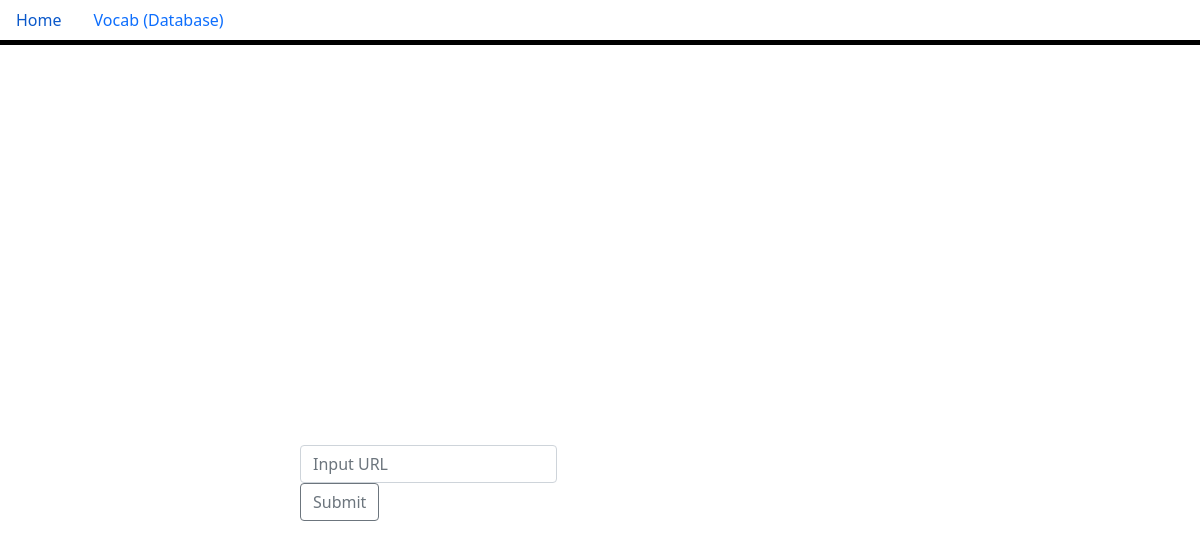
Before: / with the older database file.
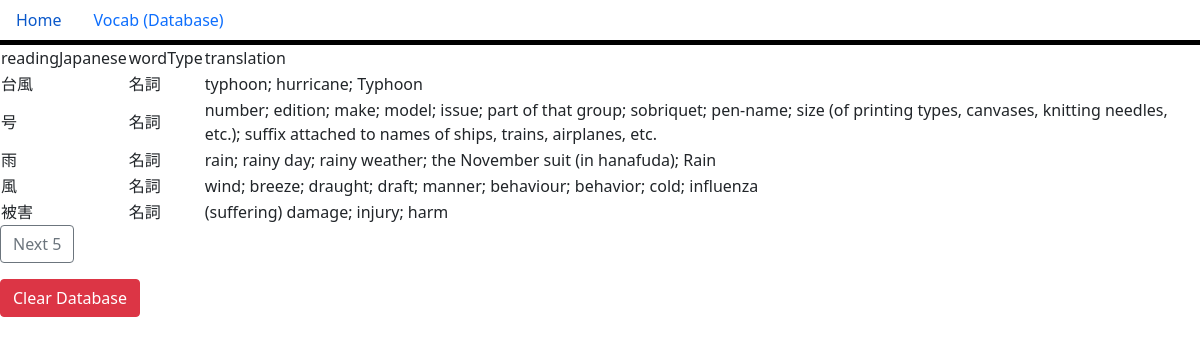
After: the same page with the newer database file.
### main.py (models this page shows, shortened)
class Vocab(db.Model):
    id = db.Column(db.Integer, primary_key=True)
    readingJapanese = db.Column(db.String(50), nullable=False)
    wordType = db.Column(db.String(6), nullable=False)
    translation = db.Column(db.String(300), nullable=False)

### main.py (the view, shortened to what this page needs)
@app.route("/", methods=["POST", "GET"])
def index():
    page = int(request.args.get("page", 0))
    per_page = 5
    if request.method == "GET":
        words = Vocab.query.offset(page * per_page).limit(per_page).all()
        for vocab in words:
            if not vocab.translation:
                translation = data_proccessing_unit.get_jisho_translation(vocab.readingJapanese)
                if isinstance(translation, list):
                    translation = "; ".join(translation)
                else:
                    translation = "list conversion error"
                vocab.translation = translation
                db.session.commit()
        next_page = page + 1
        prev_page = page - 1
        return render_template("homepage.html", words=words, next_page=next_page, prev_page=prev_page)

### templates/homepage.html (shortened to what this page needs)
{% extends 'base.html' %}
{% block head %}
<link rel="stylesheet" href="../static/style.css">
{% endblock %}
{% block body %}
{% if words|length == 0 %}
<div class="input-group mb-3">
    <form action="/" method="POST">
        <input type="text" name="url" class="form-control" placeholder="Input URL" aria-label="Recipient's username"
            aria-describedby="button-addon2">
        <button class="btn btn-outline-secondary" type="submit" id="button-addon2">Submit</button>
    </form>
</div>
{% endif %}
<div>
    {% if words|length > 0 %}
        <table>
            <tr>
                <td>readingJapanese</td>
                <td>wordType</td>
                <td>translation</td>
            </tr>
            {% for item in words %}
            <tr>
                <td>{{ item.readingJapanese }}</td>
                <td>{{ item.wordType }}</td>
                <td>{{ item.translation }}</td>
            </tr>
            {% endfor %}
        </table>
        <form method="get" action="/">
            <button type="submit" class="btn btn-outline-secondary">Next 5</button>
        </form>
        <form method="post" action="/clear" style="margin-top: 1em;">
            <button type="submit" class="btn btn-danger">Clear Database</button>
        </form>
    {% endif %}
</div>
{% endblock %}

### templates/base.html (shortened to what this page needs)
<!DOCTYPE html>
<html lang="en">
<head>
    <link rel="stylesheet" href="../static/style.css">
    <link href="https://cdn.jsdelivr.net/npm/bootstrap@5.0.2/dist/css/bootstrap.min.css" rel="stylesheet"
>
    {% block head %} {% endblock %}
</head>
<body>
    <ul class="nav">
        <li class="nav-item">
            <a class="nav-link" aria-current="page" href="/">Home</a>
        </li>
        <li class="nav-item">
            <a class="nav-link" href="#">Vocab (Database)</a>
        </li>
    </ul>
    {% block body %} {% endblock %}
</body>
</html>

### static/style.css (style rules this page uses)
.nav { border-bottom: 5px solid black; }

Changed rows visible on the page:
added Vocab: readingJapanese "台風", wordType "名詞", translation "typhoon; hurricane; Typhoon"
added Vocab: readingJapanese "号", wordType "名詞", translation "number; edition; make; model; issue; part of that group; sobriquet; pen-name; size (of printing types, canvases, knitting needles, etc.); suffix attached to names of ships, trains, airplanes, etc."
added Vocab: readingJapanese "雨", wordType "名詞", translation "rain; rainy day; rainy weather; the November suit (in hanafuda); Rain"
added Vocab: readingJapanese "風", wordType "名詞", translation "wind; breeze; draught; draft; manner; behaviour; behavior; cold; influenza"
added Vocab: readingJapanese "被害", wordType "名詞", translation "(suffering) damage; injury; harm"
Other visible differences:
text no longer shown: "Submit"
text now shown: "readingJapanese wordType translation Next 5 Clear Database"
